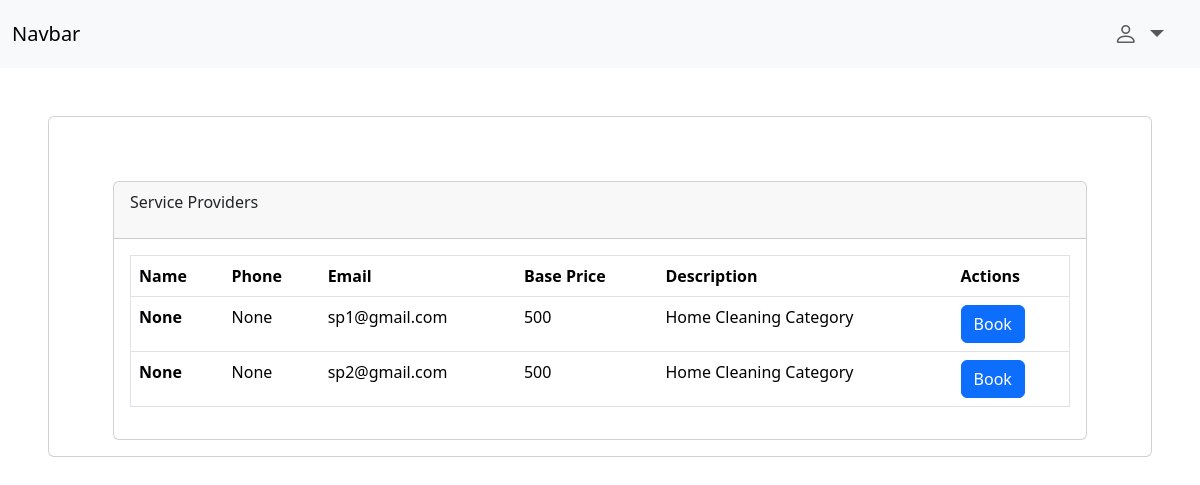
The page /service/Home Cleaning on the database as committed earlier.
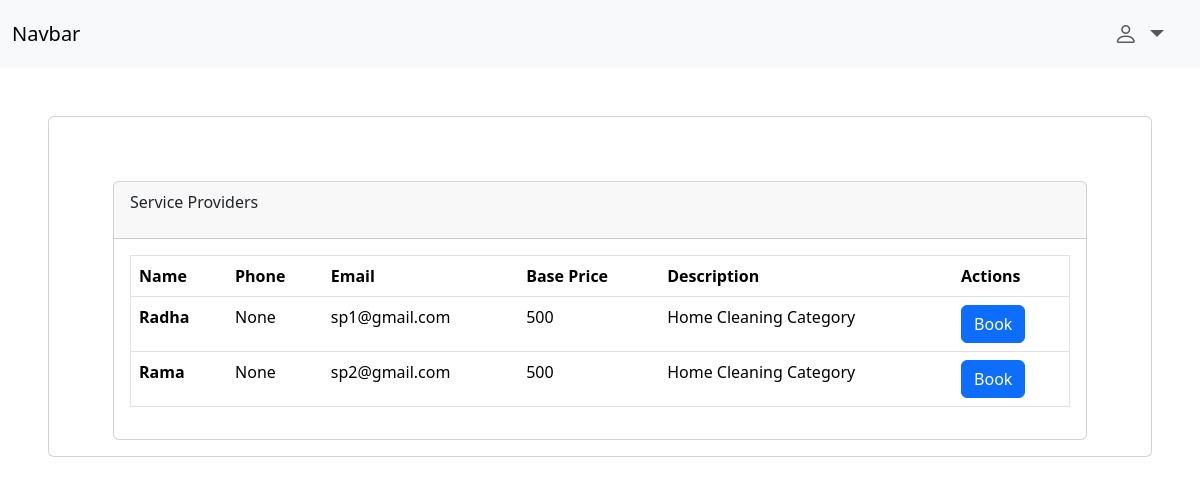
The same page on the database as committed later.
### backend/models.py (models this page shows, shortened)
class ServiceProvider(db.Model,UserMixin):
    __tablename__='serviceprovider'
    id=db.Column(db.Integer, primary_key=True, autoincrement= True)
    name=db.Column(db.String,unique=True)
    address=db.Column(db.String)
    email=db.Column(db.String,unique=True)
    password=db.Column(db.String)
    exp=db.Column(db.Integer)
    phone=db.Column(db.String)
    city=db.Column(db.String)
    status=db.Column(db.String)
    servicename=db.Column(db.String,db.ForeignKey("services.name"))
    receive_request=db.relationship("Request",backref="servprovider",cascade="all, delete-orphan")

class Services(db.Model):
    __tablename__="services"
    id=db.Column(db.Integer, primary_key=True, autoincrement= True)
    name=db.Column(db.String,unique=True)
    baseprice=db.Column(db.Integer)
    description=db.Column(db.String)
    Sproviders=db.relationship("ServiceProvider",backref="service", cascade="all, delete-orphan")

### backend/routes.py (the view)
@app.route("/service/<servicename>")
def service(servicename):
    if request.method=="GET":
        sps=db.session.query(ServiceProvider).filter_by(servicename=servicename).all()
    return render_template("customer/service.html",sps=sps)

### templates/customer/service.html (shortened to what this page needs)
<!DOCTYPE html>
<html lang="en">
<head>
    <link href="https://cdn.jsdelivr.net/npm/bootstrap@5.3.8/dist/css/bootstrap.min.css" rel="stylesheet"
>
    <link rel="stylesheet" href="https://cdn.jsdelivr.net/npm/bootstrap-icons@1.13.1/font/bootstrap-icons.min.css">
</head>
<body>
    <nav class="navbar navbar-expand-lg bg-body-tertiary">
        <div class="container-fluid">
            <a class="navbar-brand" href="#">Navbar</a>
            <div class="collapse navbar-collapse " id="navbarSupportedContent">
                <ul class="navbar-nav ms-auto me-3 fs-4 mb-2 mb-lg-0 ">
                    <li class="nav-item dropdown">
                        <a class="nav-link dropdown-toggle" href="#" role="button" data-bs-toggle="dropdown"
                            aria-expanded="false">
                            <i class="bi bi-person"></i>
                        </a>
                    </li>
                </ul>
            </div>
        </div>
    </nav>
    <div class="card ms-5 mt-5 me-5">
        <div class="card-body">
            <div class="card mt-5 ms-5 me-5">
                <div class="card-header d-flex ">
                    <p><strong>{{servicename}}</strong> Service Providers</p>
                </div>
                <div class="card-body">
                    <table class="table border">
                        <thead>
                            <tr>
                                <th scope="col">Name</th>
                                <th scope="col">Phone</th>
                                <th scope="col">Email</th>
                                <th scope="col">Base Price</th>
                                <th scope="col">Description</th>
                                <th scope="col">Actions</th>
                            </tr>
                        </thead>
                        <tbody>
                            {% for sp in sps %}
                            <tr>
                                <th scope="row">{{sp.name}}</th>
                                <td>{{sp.phone}}</td>
                                <td>{{sp.email}}</td>
                                <td>{{sp.service.baseprice}}</td>
                                <td>{{sp.service.description}}</td>
                                <td>
                                    <a href="/slotbooking?id={{sp.id}}" class="btn btn-primary">Book</a>
                                </tr>
                            {% endfor %}
                        </tbody>
                    </table>
                </div>
            </div>
        </div>
    </div>
</body>
</html>

Rows that differ between the two databases and show on the page:
changed ServiceProvider "sp1@gmail.com": name "None" → "Radha"
changed ServiceProvider "sp2@gmail.com": name "None" → "Rama"
